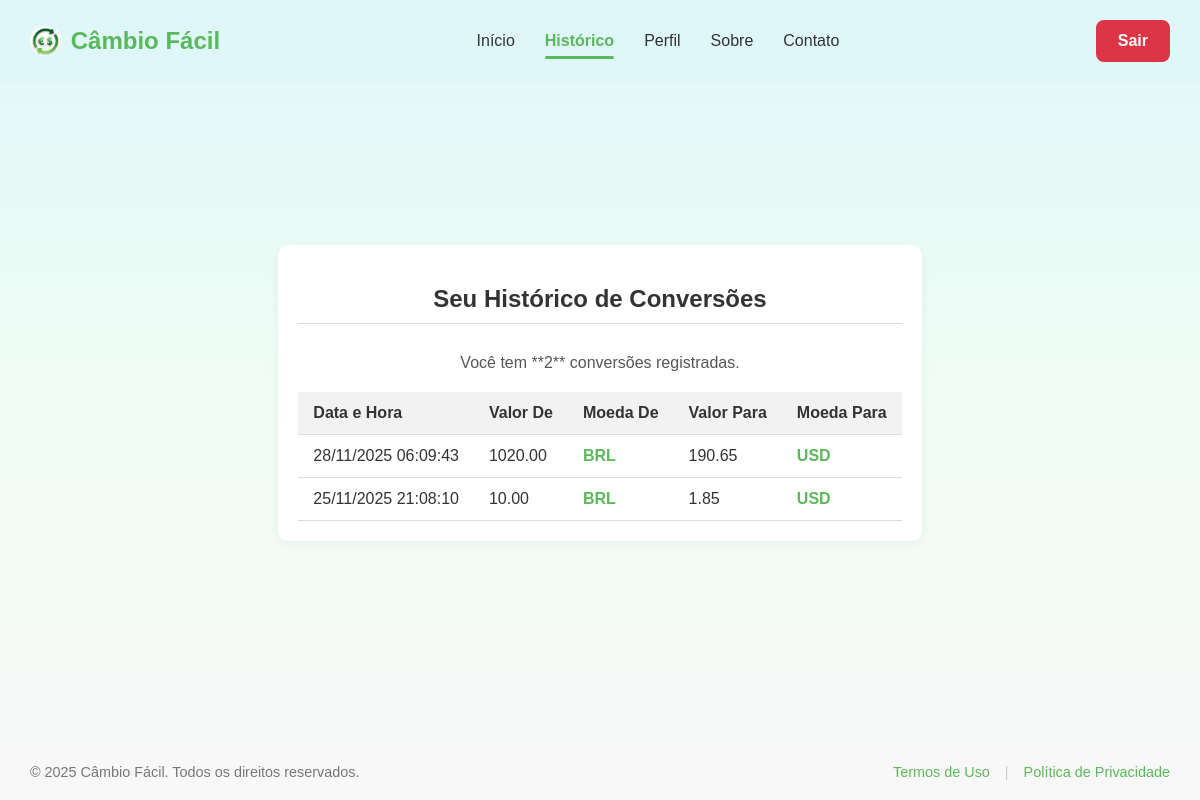
The page /history (signed in) on the database its author committed.
### app.py (models this page shows)
class ConversionHistory(db.Model):
    id = db.Column(db.Integer, primary_key=True)
    user_id = db.Column(db.Integer, db.ForeignKey('user.id'), nullable=False)
    timestamp = db.Column(db.DateTime, default=datetime.utcnow, nullable=False)
    currency_from = db.Column(db.String(3), nullable=False)
    amount_from = db.Column(db.Float, nullable=False)
    currency_to = db.Column(db.String(3), nullable=False)
    amount_to = db.Column(db.Float, nullable=False)

### app.py (the view)
@app.route('/history')
def history():
    if not g.logged_in:
        flash('Você precisa estar logado.', 'warning')
        return redirect(url_for('login'))
    user_history = ConversionHistory.query.filter_by(
        user_id=g.user.id).order_by(
        ConversionHistory.timestamp.desc()).all()
    return render_template('history.html',
                           title='Câmbio Fácil | Histórico',
                           logged_in=g.logged_in,
                           user_history=user_history)

### app.py (called while the page is built)
@app.before_request
def load_logged_in_user():
    user_id = session.get('user_id')
    if not user_id:
        g.user = None
        g.logged_in = False
    else:
        g.user = User.query.get(user_id)
        g.logged_in = True

### templates/history.html
{% extends "base.html" %}
{% block content %}
<section class="history-container">
    <h1 class="page-title">Seu Histórico de Conversões</h1>
    {% if user_history %}
        <p class="history-count">Você tem **{{ user_history | length }}** conversões registradas.</p>
        <table class="conversion-table">
            <thead>
                <tr>
                    <th>Data e Hora</th>
                    <th>Valor De</th>
                    <th>Moeda De</th>
                    <th>Valor Para</th>
                    <th>Moeda Para</th>
                </tr>
            </thead>
            <tbody>
                {% for conversion in user_history %}
                <tr>
                    <td>{{ conversion.timestamp.strftime('%d/%m/%Y %H:%M:%S') }}</td>
                    <td>{{ "%.2f" | format(conversion.amount_from) }}</td>
                    <td class="currency-code-col">{{ conversion.currency_from }}</td>
                    <td>{{ "%.2f" | format(conversion.amount_to) }}</td>
                    <td class="currency-code-col">{{ conversion.currency_to }}</td>
                </tr>
                {% endfor %}
            </tbody>
        </table>
    {% else %}
        <div class="empty-history">
            <p>Você ainda não tem nenhuma conversão registrada.</p>
            <a href="{{ url_for('conversion') }}" class="btn-primary">Fazer Minha Primeira Conversão</a>
        </div>
    {% endif %}
</section>
{% endblock %}

### static/css/style.css (style rules this page uses)
body { font-family: 'Arial', sans-serif; margin: 0; padding: 0; background: linear-gradient(to bottom, #E0F7FA 0%, #F0FDF4 50%, #F8F8F8 100%); color: #333; display: flex; flex-direction: column; min-height: 100vh; overflow-x: hidden; overflow-y: auto; }
.history-container { max-width: 1000px; margin: 50px auto; padding: 20px; background-color: white; box-shadow: 0 4px 12px rgba(0, 0, 0, 0.05); border-radius: 10px; }
.page-title { color: #333; text-align: center; margin-bottom: 30px; border-bottom: 1px solid #ddd; padding-bottom: 10px; }
.history-count { text-align: center; margin-bottom: 20px; color: #555; }
.conversion-table { width: 100%; border-collapse: collapse; margin-top: 20px; }
.conversion-table th, .conversion-table td { padding: 12px 15px; text-align: left; border-bottom: 1px solid #ddd; }
.conversion-table th { background-color: #f2f2f2; color: #333; font-weight: bold; }
.currency-code-col { font-weight: bold; color: #5cb85c; }

### rows shown on the page
ConversionHistory: timestamp "28/11/2025 06:09:43", amount_from "1020.00", currency_from "BRL", amount_to "190.65", currency_to "USD"
ConversionHistory: timestamp "25/11/2025 21:08:10", amount_from "10.00", currency_from "BRL", amount_to "1.85", currency_to "USD"

### other values the page prints
{{ user_history | length }} "2"
